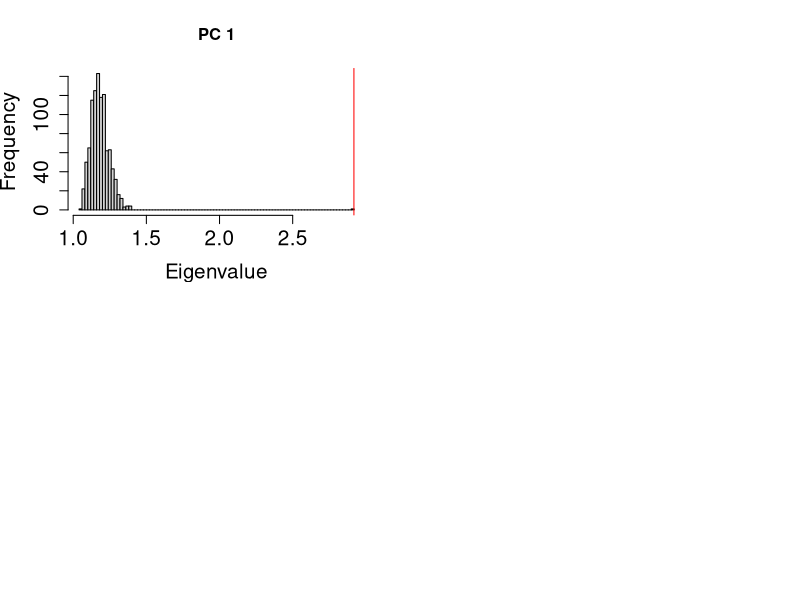

Generate this figure with R:
################################################################################
### R BASICS WORKSHOP                                                        ###
### EJERCICIO 8-3: Control de flujo: bucles y aleatorización                 ###
###                                                                          ###
### Métodos de biología computacional                                        ###
### Facultad de Ciencias, UNAM                                               ###
### Website: github.com/hachepunto/R_Basics_workshop                         ###
################################################################################

## OBJETIVO:
## Practicar el uso de bucles ("loops") en una prueba de aleatorización.

# El análisis de componentes principales (PCA) es un procedimiento estadístico 
# que utiliza una transformación ortogonal para convertir un conjunto de 
# observaciones de variables posiblemente correlacionadas en un conjunto de 
# variables linealmente ortogonales llamadas componentes principales. El número 
# de componentes principales es menor o igual que al número de variables 
# originales. Esta transformación se define de tal manera que el primer 
# componente principal tiene la mayor varianza posible (es decir, representa 
# tanta variabilidad en los datos como sea posible), y cada componente 
# subsiguiente a su vez tiene la mayor varianza posible bajo la restricción de 
# ser ortogonal a los componentes anteriores (Wikipedia).

# El código en este ejercicio examina la significancia estadística de un PCA 
# hecho sobre los datos morfológicos de los Iris de Edgar Anderson (ver 
# help(iris)). Para esto usamos un método basado en la aleatorización de 
# datos descrito en el apartado 2.1.2. de Peres-Neto et al. 2005 (How many 
# principal components? stopping rules for determining the number of non-trivial 
# axes revisited. Computational Statistics & Data Analysis 49:974-997.). Este 
# método pone a prueba la significancia estadística de los "eigenvalues" del 
# PCA, y por lo tanto la significancia de cada componente principal. 

data(iris) # Carga el conjunto de datos iris del paquete "datasets"

iris[1:5, ] # Imprime las primeras 5 filas del marco de datos


## TAREA 1 ##
## La línea de abajo crea un objeto llamado 'morpho' que contiene sólo las
## primeras 4 columnas de "iris" (las morfológicas; la quinta es la especie).
## ¿Por qué hay que dejar fuera la quinta columna antes de hacer un PCA?

morpho <- iris[, 1:4]
head(morpho)


# Esto corre un PCA usando la función "prcomp" sobre los datos morfológicos.
# OJO con el punto en 'scale.': el argumento de 'prcomp' se llama así, con
# punto final, para no chocar con la función 'scale'. Escribir 'scale=TRUE'
# también funciona porque R completa nombres de argumentos a medias, pero si
# se escribe mal (por ejemplo 'sclale=TRUE') R NO avisa: el argumento se va al
# '...' y se ignora en silencio, y el PCA se corre SIN escalar. Es un error
# difícil de detectar.
pca.iris <- prcomp(morpho, scale. = TRUE) 

# Hace un resumen de los resultados del PCA
summary(pca.iris) 

# Muestra la estructura de "pca.iris" que contienen los resultados del PCA
str(pca.iris)

# Este es un vector que contiene la raíz cuadrada de los "eigenvalues" 
pca.iris$sdev 

# Esto pone "eigenvalues" empíricos (de los datos reales) en un objeto. 
# Estos valores se compararan con "eigenvalues" generados al azar. 
empirical.ev <- pca.iris$sdev
names(empirical.ev) <- paste("PC", 1:length(empirical.ev), sep=" ")

# Para cada componente principal existe un "eigenvalue" o valores propio. Estos
# valores pueden interpretarse como proporcionales a la variación de todas las
# variables originales (e.g. las variables morfológicas) que puede ser capturada
# por cada componente principal. 


## TAREA 2 ##
## Haga un "barplot" que muestre los "eigenvalues" empíricos. Recuerde que
## 'pca.iris$sdev' tiene la RAÍZ CUADRADA de los eigenvalues, así que hay que
## elevar al cuadrado.


# Esto crea un objeto que va a definir el número de iteraciones que la 
# prueba de aleatorización utilizará
k <- 999


# Esto crea una matriz "vacía" (llena de NAs) que será llenada en cada iteración 
# del bucle con "eigenvalues" aleatorios
rand.ev <- matrix(data=NA, nrow=k, ncol=length(empirical.ev))
rownames(rand.ev) <- paste("rand", 1:k, sep="_")


for (i in 1:k)
{
  
  # Esto copia los datos morfológicos empíricos que luego serán randomizados
  rand.morpho <- morpho
  
  # Esto aleatoriza la posición de los valores en la primera variable (columna) 
  # en "rand.morpho". 
  rand.morpho[,1] <- sample(rand.morpho[,1])

  # Las tres líneas siguientes hacen lo mismo con las demás columnas (TAREA 3):
  rand.morpho[,2] <- sample(rand.morpho[,2])
  rand.morpho[,3] <- sample(rand.morpho[,3])
  rand.morpho[,4] <- sample(rand.morpho[,4])

  # Y esta repite el PCA con los datos aleatorizados (TAREA 4):
  rand.pca.iris <- prcomp(rand.morpho, scale. = TRUE)

  ## TAREA 3 ##
  ## Esta prueba se basa en la comparación de los "eigenvalues" empíricos en 
  ## una PCA con "eigenvalues" del PCA donde las relaciones entre las variables 
  ## han sido randomizadas (donde las correlaciones entre las variables son 
  ## destruidas). Esto implica que los valores dentro de cada variable sean
  ## randomizados de manera independiente a como los valores son randomizados en 
  ## otras variables. Por esto:
  ## Repita el paso anterior de forma independiente para cada una de las otras
  ## columnas del marco de datos morfológico 
  

  ## TAREA 4 ##
  ## ¿Por qué hay que volver a correr el PCA DENTRO del bucle y no una sola vez
  ## antes de él?


  ## TAREA 5 ##
  ## La línea de abajo pone los "eigenvalues" del PCA aleatorizado en la matriz
  ## "rand.ev". En cada iteración debería escribirlos en una fila DISTINTA. Tal
  ## como está escrita, ¿en qué fila los escribe siempre? Corríjala.
  ## (Aquí ya va corregida para que el ejercicio corra; compare 'i' contra 'k'
  ## y explique la diferencia.)
  rand.ev[i,] <- rand.pca.iris$sdev
  
}
# termina el bucle


rand.ev <- rbind(empirical.ev, rand.ev)
# Combina por filas ("rbind") el vector de los "eigenvalues" empíricos con la 
# matriz de "eigenvalues" aleatorios. Esto coloca los valores empíricos en la 
# primera fila de la matriz "rand.ev"


## TAREA 6 ##
## La línea de abajo divide la ventana en 4 paneles. Compárela con lo que haría
## 'layout(matrix(1:4, ncol=2))': ¿en qué orden se llenan los paneles en cada caso?
par(mfrow = c(2, 2))


# Esto crea un histograma con la distribución del primer "eigenvalue" (columna 1),
# es decir de la variación capturada por el primer componente principal
hist(rand.ev[,1]^2, breaks=100, xlab="Eigenvalue", cex.lab=1.5, 
  cex.axis=1.5, main="PC 1")


# Esto resalta con una línea de la posición del "eigenvalue" empírico en esa 
# distribución
abline(v=rand.ev[1,1]^2, col="red")


# Esto calcula el valor de p. El valor de p se calcula como la proporción de
# "eigenvalues" de la distribución aleatorea que que son iguales o mayores que 
# el "eigenvalue" empírico. Tome en cuenta que estamos haciendo la suma de un 
# vector lógico donde los TRUEs se tratan como 1 y los FALSE como 0.
sum(rand.ev[,1] >= rand.ev[1,1]) / (k+1) 


## TAREA 7 ##
## Cree las figuras correspondientes para los "eigenvalues" 2, 3 y 4 en el resto
## de paneles de la figura que está produciendo. Además, calcule también los 
## valores de p para el resto de "eigenvalues".


## TAREA 8 ##
## Repita la figura, pero esta vez haga que se vea lo más profesional posible y
## guárdela en la carpeta "salidas".
##
## Muchas revistas piden TIFF a 600 ppp. Cuidado con el tamaño: un TIFF de
## 25 x 20 cm a 600 ppp son unos 5900 x 4700 pixeles sin comprimir, más de
## 100 MB. El argumento 'compression="lzw"' ayuda, pero se ignora en el
## dispositivo por defecto de macOS ('quartz'). Para trabajar cómodo conviene
## generar la figura en PNG y dejar el TIFF para la versión final que se manda
## a la revista.

par(mfrow = c(1, 1)) # Deja el dispositivo gráfico como estaba


################################################################################
### SOLUCIONES #################################################################
################################################################################

## Las soluciones de este ejercicio están en un archivo aparte:
##
##     soluciones/8-3_flujos_soluciones.r
##
## Inténtalo tú primero y consúltalo después para autoevaluarte. Ese archivo
## vuelve a correr este ejercicio por su cuenta, así que puedes abrirlo en una
## sesión limpia:
##
##     source("soluciones/8-3_flujos_soluciones.r")
